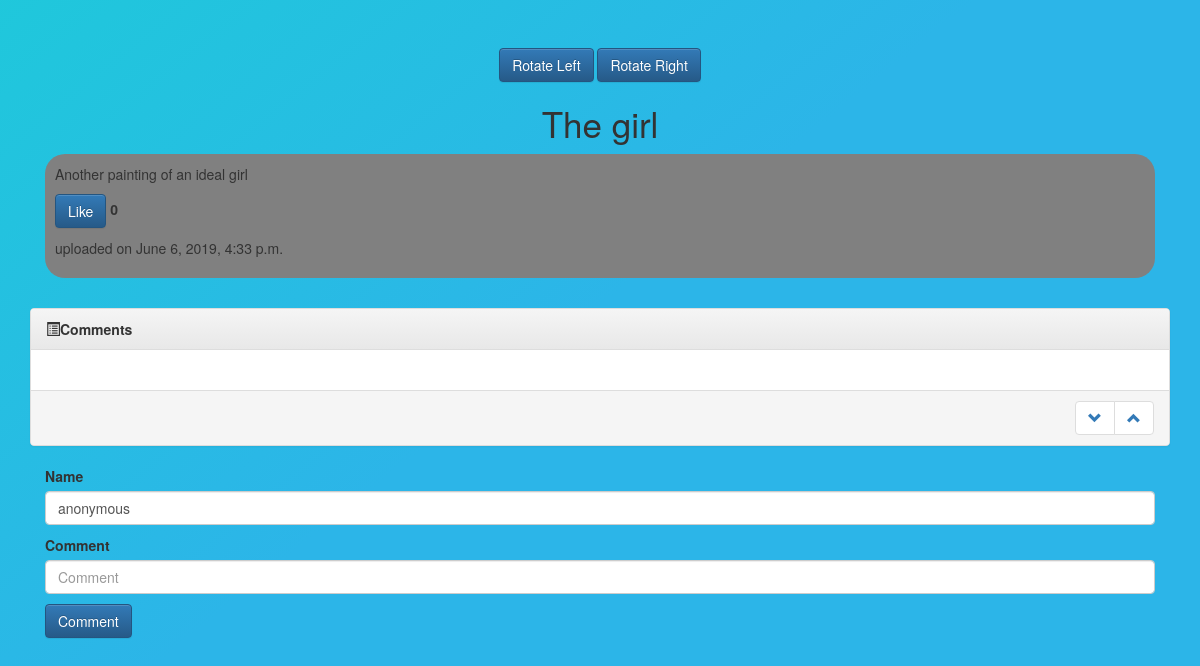
/image/4 (lower part), run on an earlier commit of the app's database.
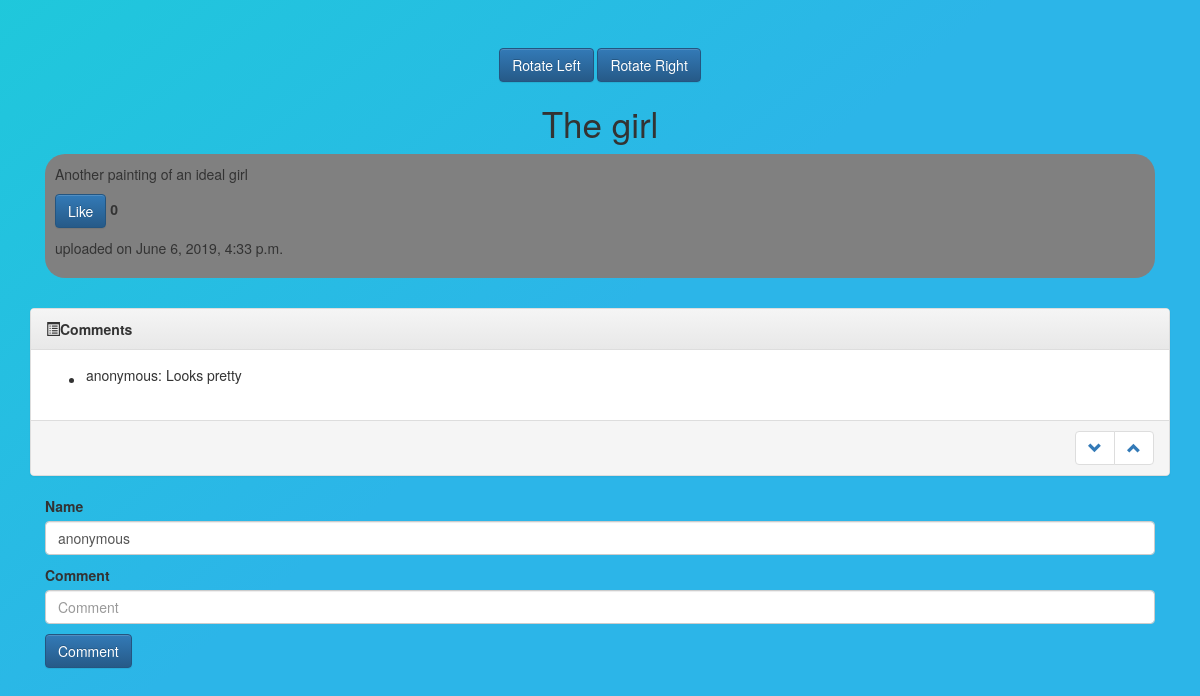
And on a later commit of the database.
### images/models.py (models this page shows, shortened)
class ImageModel(models.Model):
	title = models.CharField(max_length=20)
	about = models.CharField(max_length=1024)
	image = models.ImageField(upload_to='paint_folder')
	num_likes = models.IntegerField(default=0)
	date_uploaded = models.DateTimeField(auto_now_add=True)
	class Meta:
	    ordering = ('-num_likes', )

class CommentsModel(models.Model):
	person = models.GenericIPAddressField()
	image = models.ForeignKey(ImageModel, on_delete=models.CASCADE)
	name = models.CharField(max_length=50,default="anonymous")
	posted_on = models.DateTimeField(auto_now_add=True,null=True)
	comment = models.CharField(max_length=100,null=True)
	class Meta:
		ordering = ('-posted_on',)

### images/views.py (the view, shortened to what this page needs)
# urls.py: path('image/<int:pk>', views.image,name="image"),
def image(request,pk):
	im = ImageModel.objects.get(pk=pk)
	form = CommentForm()
	comments = im.commentsmodel_set.all()
	return render(request,'images/image.html',{"im":im, "form":form, "comments":comments})

### images/forms.py
class CommentForm(forms.ModelForm):
	class Meta:
		model = CommentsModel
		fields = ['name','comment']

### images/templates/images/image.html (shortened to what this page needs)
{% load bootstrap4 %}
{% load static %}
<!DOCTYPE html>
<html>
<head>
	{% bootstrap_css %}
	<link rel="stylesheet" type="text/css" href="{% static 'images/image.css' %}">
</head>
<body>
	<div class="container text-center">
		<button id="rotateleft" class="btn btn-primary">Rotate Left</button>
		<button id="rotateright" class="btn btn-primary">Rotate Right</button>
		<h1 class="display-4"> {{ im.title }} <div id="imid" hidden="true">{{ im.id }}</div></h1>
	</div>
	<div class="container">
		<div class="cardy">
			<p> {{ im.about }} </p>
			<p><button class="btn btn-primary" id="likebtn">Like</button><strong id="num_likes"> {{ im.num_likes }}</strong> </p>
			<p> uploaded on {{im.date_uploaded}}</p>
		</div>
	</div>
   <link rel="stylesheet" href="https://maxcdn.bootstrapcdn.com/bootstrap/3.3.7/css/bootstrap.min.css">
	<link rel="stylesheet" href="https://maxcdn.bootstrapcdn.com/bootstrap/3.3.7/css/bootstrap-theme.min.css">
	<div class="container mt-5" >
		<div class="row">
				<div class="panel panel-default" style="width:100%">
					<div class="panel-heading">
						<span class="glyphicon glyphicon-list-alt"></span><b>Comments</b></div>
					<div class="panel-body">
						<div class="row">
							<div class="col-xs-12">
								<ul class="demo1">
									{% for comment in comments %}
									<li class="news-item">
										<table cellpadding="4">
											<tr>
												<td>{{ comment.name }}:  {{ comment.comment }} </td>
											</tr>
										</table>
									</li>
									{% endfor %}
								</ul>
							</div>
						</div>
					</div>
					<div class="panel-footer">
					</div>
				</div>
		</div>
	</div>
	<div class="container mb-5">
		<form method="post" action="{% url 'image' pk=im.pk %}">
			{% bootstrap_form form %}
			{% buttons %}
				<button class="btn btn-primary" type="submit">
					Comment
				</button>
			{% endbuttons %}
		</form>
	</div>
</body>
</html>

### images/static/images/image.css (style rules this page uses)
body { background: linear-gradient(141deg, #9fb8ad 0%, #1fc8db 51%, #2cb5e8 75%); background-repeat: no-repeat; }
.cardy { border-radius: 20px; border-width: 3px; border-style: line; padding: 10px; background: grey !important; }

What changed in the data, as far as the page shows it:
added CommentsModel: name "anonymous", comment "Looks pretty"
